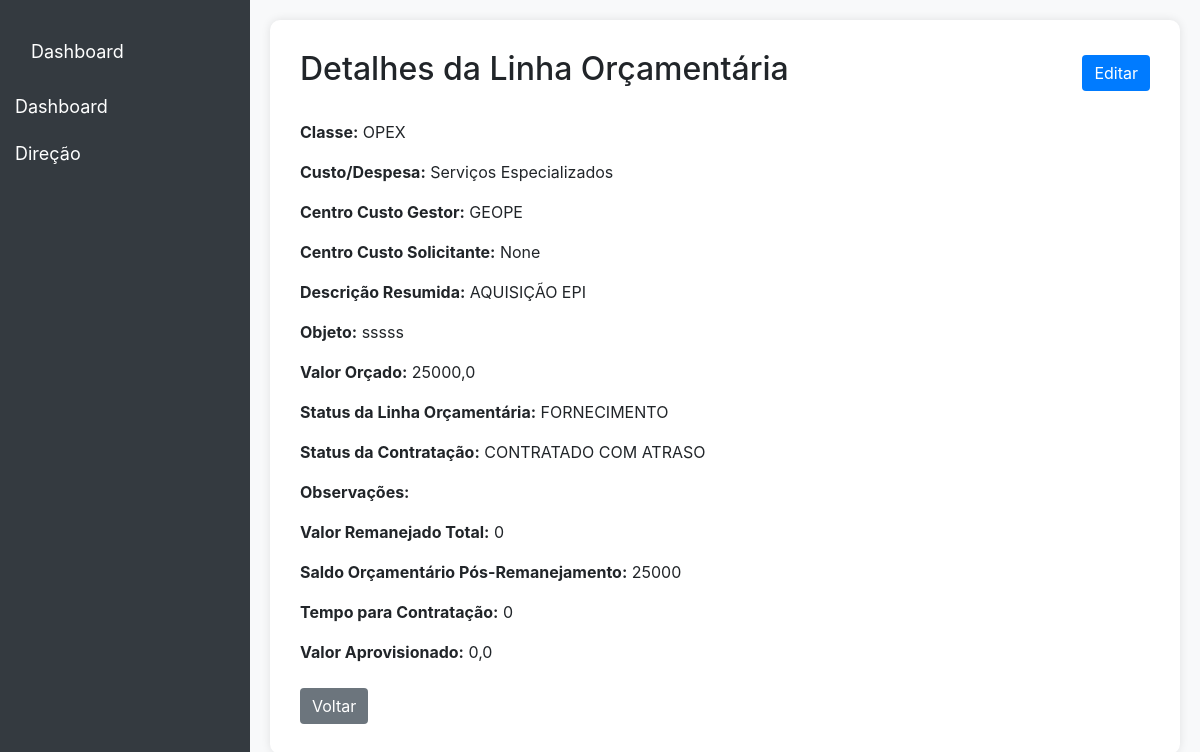
The app's page /contratos/linhaorcamentaria/2/, older data.
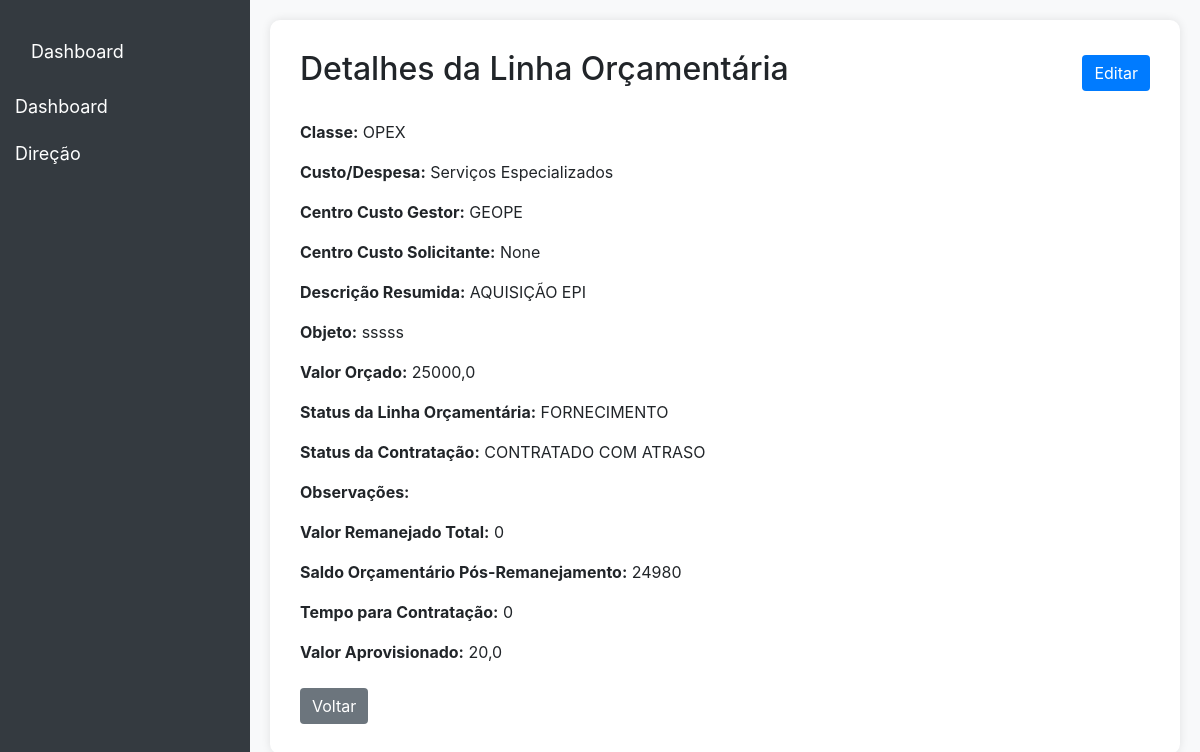
The same page, newer data.
### contract/models.py (models this page shows, shortened)
class LinhaOrcamentaria(models.Model):
    CLASSE_CHOICES = [
        ('A', 'OPEX'),
        ('B', 'CAPEX'),
    ]
    classe = models.CharField(max_length=100, choices=CLASSE_CHOICES, blank=True, null=True, verbose_name='Tipo de linha')
    CUSTODESPESA_CHOICES = [
        ('A', 'Base Principal'),
        ('B', 'Serviços Especializados'),
        ('C', 'Despesas Compartilhadas'),
    ]
    custo_despesa = models.CharField(max_length=100, choices=CUSTODESPESA_CHOICES, verbose_name='CUSTO/DESPESA')
    centro_custo_gestor = models.ForeignKey(CentroDeCustoGestor, on_delete=models.SET_NULL, null=True, blank=True)
    centro_custo_solicitante = models.ForeignKey(CentroDeCustoSolicitante, on_delete=models.SET_NULL, null=True, blank=True)
    descricao_resumida = models.CharField(max_length=255, null=True, blank=True, verbose_name='Finalidade')
    objeto = models.CharField(max_length=255, blank=True, null=True, verbose_name='Objeto')
    CLASSIFICACAO_CHOICES = [
        ('NOVO', 'NOVO'),
        ('RENOVAÇÃO', 'RENOVAÇÃO'),
        ('CARY OVER', 'CARY OVER'),
        ('REPLANEJAMENTO', 'REPLANEJAMENTO'),
        ('N/A', 'N/A'),
    ]
    classificacao_orcamento = models.CharField(max_length=100, choices=CLASSIFICACAO_CHOICES, null=True, blank=True)
    possivel_fiscal = models.ForeignKey('Colaborador', on_delete=models.PROTECT, related_name='contratos_fiscal_possivel', verbose_name='Fiscal')
    ano_orcamento = models.ForeignKey(Orcamento, on_delete=models.PROTECT, related_name='contratos', null=True, blank=True)
    TIPOCONTRATO_CHOICES = [
        ('I', 'SERVIÇO'),
        ('II', 'FORNECIMENTO'),
        ('III', 'ASSINATURA'),
        ('IV', 'FORNECIMENTO/SERVIÇO'),
    ]
    tipo_contrato = models.CharField(max_length=100, choices=TIPOCONTRATO_CHOICES, blank=True, null=True)
    STATUS_LINHA_ORCAMENTARIA_CHOICES = [
        ('I', 'SERVIÇO'),
        ('II', 'FORNECIMENTO'),
        ('III', 'ASSINATURA'),
        ('IV', 'FORNECIMENTO/SERVIÇO'),
    ]
    status_linha_orcamentaria = models.CharField(max_length=100, choices=STATUS_LINHA_ORCAMENTARIA_CHOICES, blank=True, null=True)
    _valor_aprovisionado = models.FloatField(default=0.0)
    TIPOCONTRATACAOPROVAVEL_CHOICES = [
        ('A', 'LICITAÇÃO'),
        ('B', 'DISPENSA EM RAZÃO DO VALOR'),
        ('C', 'CONVÊNIO'),
        ('D', 'FUNDO FIXO'),
        ('E', 'INEXIGIBILIDADE'),
        ('F', 'ATA DE REGISTRO DE PREÇO'),
        ('H', 'ACORDO DE COOPERAÇÃO'),
        ('I', 'APOSTILAMENTO'),
    ]
    tipo_provavel_contratacao = models.CharField(max_length=100, choices=TIPOCONTRATACAOPROVAVEL_CHOICES)
    valor_orcado = models.FloatField(default=0, blank=True, null=True)
    STATUSELABORACAOTR_CHOICES = [
        ('I', 'VENCIDO'),
        ('II', 'DENTRO DO PRAZO'),
        ('III', 'ELABORADO COM ATRASO'),
        ('IV', 'ELABORADO NO PRAZO'),
    ]
    status_elaboracao_tr = models.CharField(max_length=100, choices=STATUSELABORACAOTR_CHOICES, blank=True, null=True)
    necessidade_contratacao = models.DateField(blank=True, null=True)
    STATUSPROCESSO_CHOICES = [
        ('I', 'PLANEJAMENTO'),
        ('II', 'Execução'),
        ('III', 'Elaboração de TR'),
        ('IV', 'Cotação'),
        ('V', 'Em proc. aditivo'),
    ]
    status_processo = models.CharField(max_length=100, choices=STATUSPROCESSO_CHOICES, blank=True, null=True)
    STATUSCONTRATACAO_CHOICES = [
        ('A', 'DENTRO DO PRAZO'),
        ('B', 'CONTRATADO NO PRAZO'),
        ('C', 'CONTRATADO COM ATRASO'),
        ('D', 'PRAZO VENCIDO'),
        ('E', 'LINHA TOTALMENTE REMANEJADA'),
        ('F', 'LINHA TOTALMENTE EXECUTADA'),
        ('G', 'LINHA DE PAGAMENTO'),
        ('H', 'LINHA PARCIALMENTE REMANEJADA'),
        ('I', 'LINHA PARCIALMENTE EXECUTADA'),
        ('J', 'N/A'),
    ]
    status_contratacao = models.CharField(max_length=100, choices=STATUSCONTRATACAO_CHOICES, blank=True, null=True)
    obs_contrato = models.TextField(max_length=400, blank=True, null=True)
    @property
    def valor_aprovisionado(self):
        return self._valor_aprovisionado
    @property
    def valor_utilizado(self):
        return self.valor_aprovisionado
    @property
    def valor_remanejado_total(self):
        remanejamentos_origem = self.remanejamentos_origem.aggregate(total=Sum('valor'))['total'] or Decimal(0.0)
        remanejamentos_destino = self.remanejamentos_destino.aggregate(total=Sum('valor'))['total'] or Decimal(0.0)
        return remanejamentos_origem + remanejamentos_destino
    @property
    def saldo_orcamentario_pos_remanejamento(self):
        valor_remanejado_origem = self.remanejamentos_origem.aggregate(total=Sum('valor'))['total'] or Decimal(0.0)
        valor_remanejado_destino = self.remanejamentos_destino.aggregate(total=Sum('valor'))['total'] or Decimal(0.0)
        saldo = Decimal(self.valor_orcado) + valor_remanejado_destino - valor_remanejado_origem - Decimal(self.valor_utilizado)
        return saldo
    @property
    def tempo_para_contratacao(self):
        if self.necessidade_contratacao:
            dias_restantes = (self.necessidade_contratacao - datetime.now().date()).days
            return max(dias_restantes, 0)
        return None
    class Meta:
        verbose_name = 'Linha Orçamentária'
        verbose_name_plural = 'Linhas Orçamentárias'

class CentroDeCustoGestor(models.Model):
    nome = models.CharField(max_length=100)
    def __str__(self):
        return self.nome

### contract/views.py (the view)
# urls.py: path('linhaorcamentaria/<int:pk>/', LinhaOrcamentariaDetailView.as_view(), name='linhaorcamentaria_detail'),
class LinhaOrcamentariaDetailView(DetailView):
    model = LinhaOrcamentaria
    template_name = 'linhaorcamentaria_detail.html'
    context_object_name = 'linhaorcamentaria'
    def get_context_data(self, **kwargs):
        context = super().get_context_data(**kwargs)
        linha = self.object
        context['valor_aprovisionado'] = linha.valor_aprovisionado
        context['valor_remanejado_total'] = linha.valor_remanejado_total
        context['saldo_orcamentario_pos_remanejamento'] = linha.saldo_orcamentario_pos_remanejamento
        context['tempo_para_contratacao'] = linha.tempo_para_contratacao
        return context

### contract/templates/linhaorcamentaria_detail.html (shortened to what this page needs)
<!DOCTYPE html>
<html lang="en">
<head>
    <link href="https://stackpath.bootstrapcdn.com/bootstrap/4.5.2/css/bootstrap.min.css" rel="stylesheet">
</head>
<body>
<div class="sidebar">
    <nav class="navbar navbar-expand-lg navbar-dark">
        <a class="navbar-brand" href="#">Dashboard</a>
    </nav>
    <a href="{% url 'dashboard' %}">Dashboard</a>
    <button class="dropdown-btn">Direção </button>
</div>
<div class="content">
    <div class="details-container">
        <div class="details-header">
            <h2>Detalhes da Linha Orçamentária</h2>
            <a href="{% url 'linhaorcamentaria_update' linhaorcamentaria.pk %}" class="btn btn-primary">Editar</a>
        </div>
        <div class="details-body mt-4">
            <div class="form-group">
                <p><strong>Classe:</strong> {{ linhaorcamentaria.get_classe_display }}</p>
            </div>
            <div class="form-group">
                <p><strong>Custo/Despesa:</strong> {{ linhaorcamentaria.get_custo_despesa_display }}</p>
            </div>
            <div class="form-group">
                <p><strong>Centro Custo Gestor:</strong> {{ linhaorcamentaria.centro_custo_gestor }}</p>
            </div>
            <div class="form-group">
                <p><strong>Centro Custo Solicitante:</strong> {{ linhaorcamentaria.centro_custo_solicitante }}</p>
            </div>
            <div class="form-group">
                <p><strong>Descrição Resumida:</strong> {{ linhaorcamentaria.descricao_resumida }}</p>
            </div>
            <div class="form-group">
                <p><strong>Objeto:</strong> {{ linhaorcamentaria.objeto }}</p>
            </div>
            <div class="form-group">
                <p><strong>Valor Orçado:</strong> {{ linhaorcamentaria.valor_orcado }}</p>
            </div>
            <div class="form-group">
                <p><strong>Status da Linha Orçamentária:</strong> {{ linhaorcamentaria.get_status_linha_orcamentaria_display }}</p>
            </div>
            <div class="form-group">
                <p><strong>Status da Contratação:</strong> {{ linhaorcamentaria.get_status_contratacao_display }}</p>
            </div>
            <div class="form-group">
                <p><strong>Observações:</strong> {{ linhaorcamentaria.obs_contrato }}</p>
            </div>
            <div class="form-group">
                <p><strong>Valor Remanejado Total:</strong> {{ linhaorcamentaria.valor_remanejado_total }}</p>
            </div>
            <div class="form-group">
                <p><strong>Saldo Orçamentário Pós-Remanejamento:</strong> {{ linhaorcamentaria.saldo_orcamentario_pos_remanejamento }}</p>
            </div>
            <div class="form-group">
                <p><strong>Tempo para Contratação:</strong> {{ linhaorcamentaria.tempo_para_contratacao }}</p>
            </div>
            <div class="form-group">
                <p><strong>Valor Aprovisionado:</strong> {{ linhaorcamentaria.valor_aprovisionado }}</p>
            </div>
        </div>
        <div class="details-footer mt-4">
            <a href="{% url 'linhaorcamentaria_list' %}" class="btn btn-secondary">Voltar</a>
        </div>
    </div>
</div>
</body>
</html>

Row changes from the older to the newer data that the page shows:
changed LinhaOrcamentaria "OPEX": saldo_orcamentario_pos_remanejamento "25000" → "24980"; valor_aprovisionado "0,0" → "20,0"
